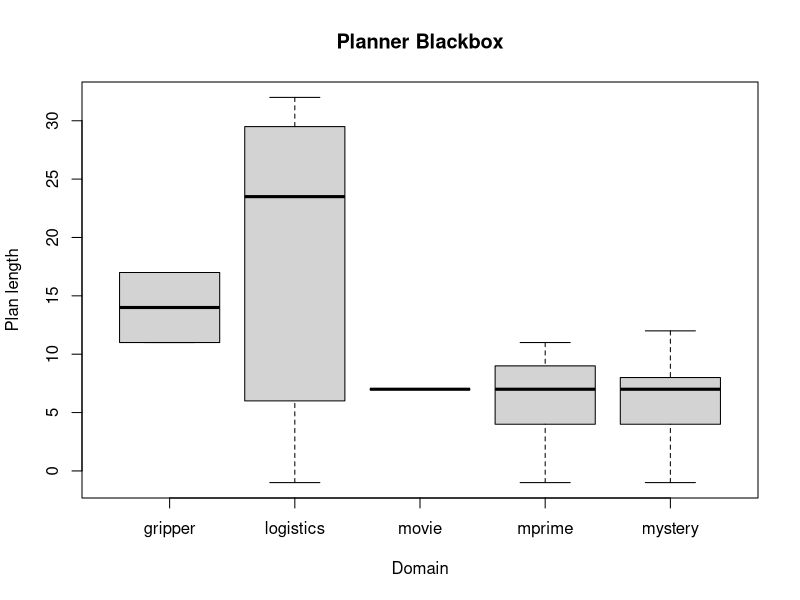
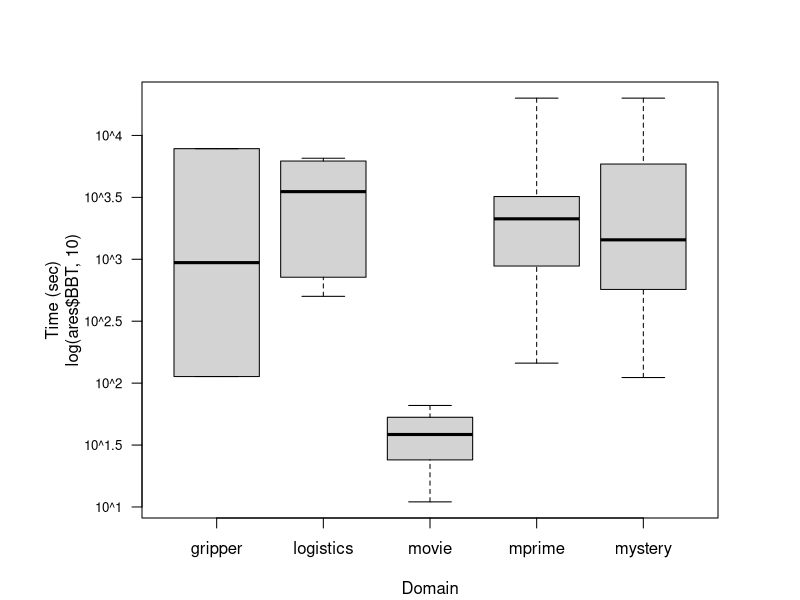
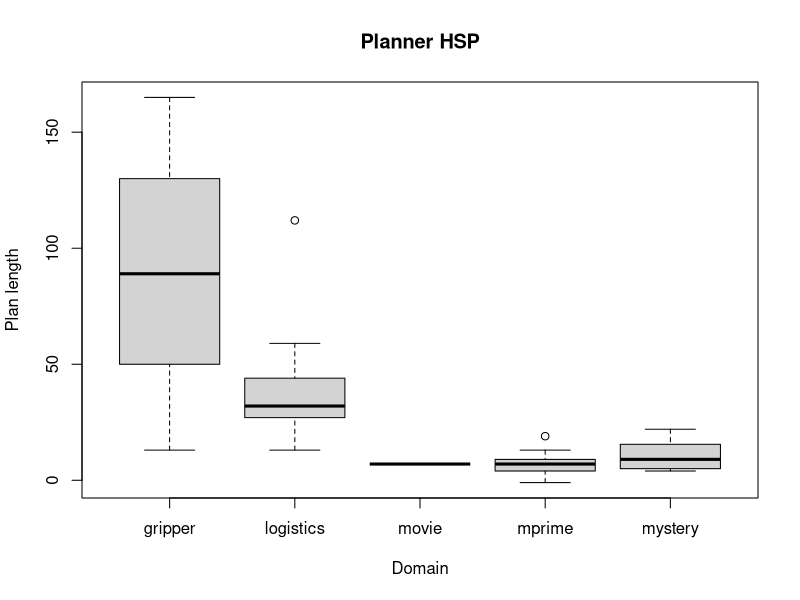
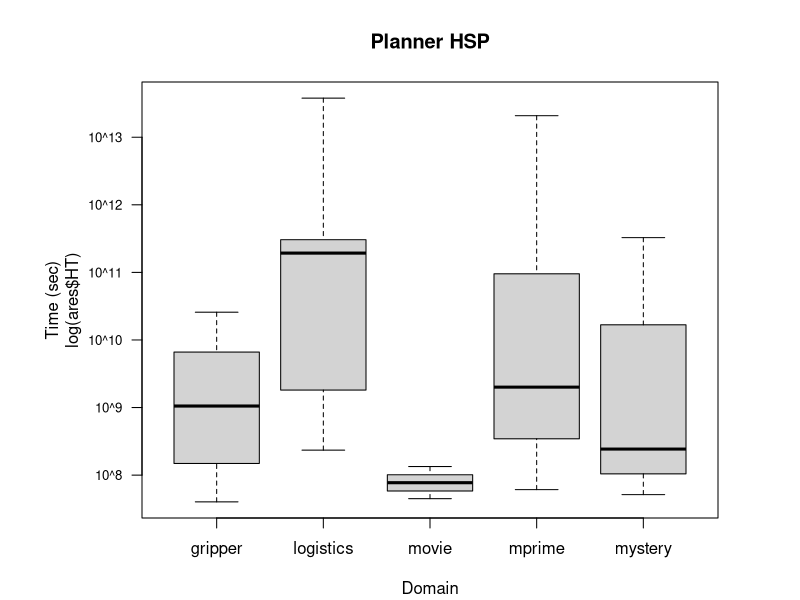
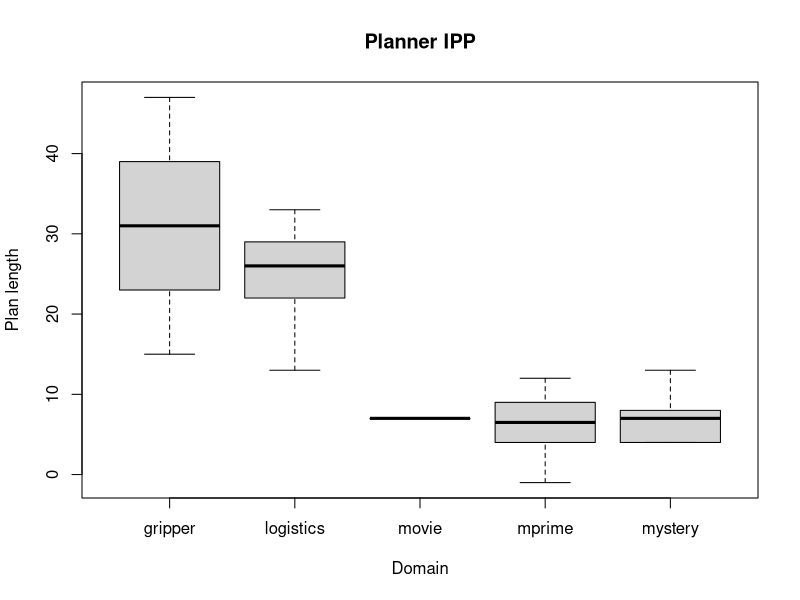
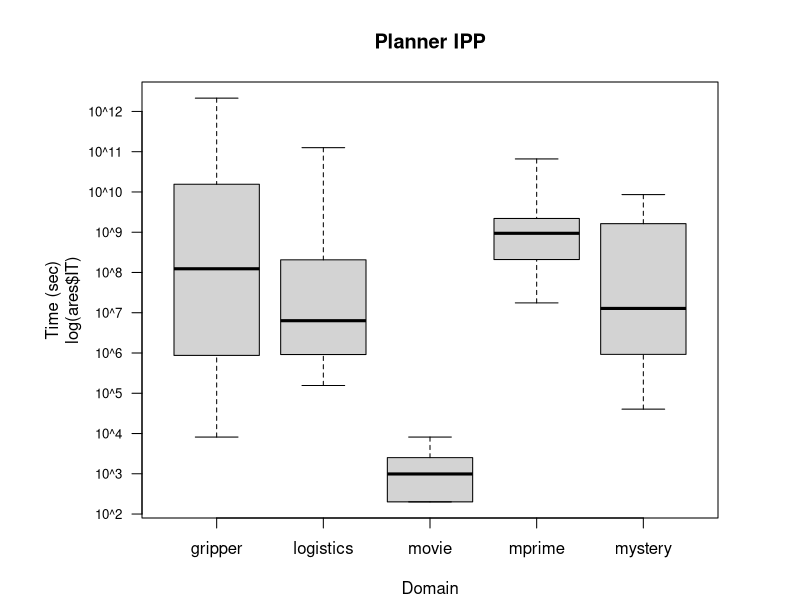
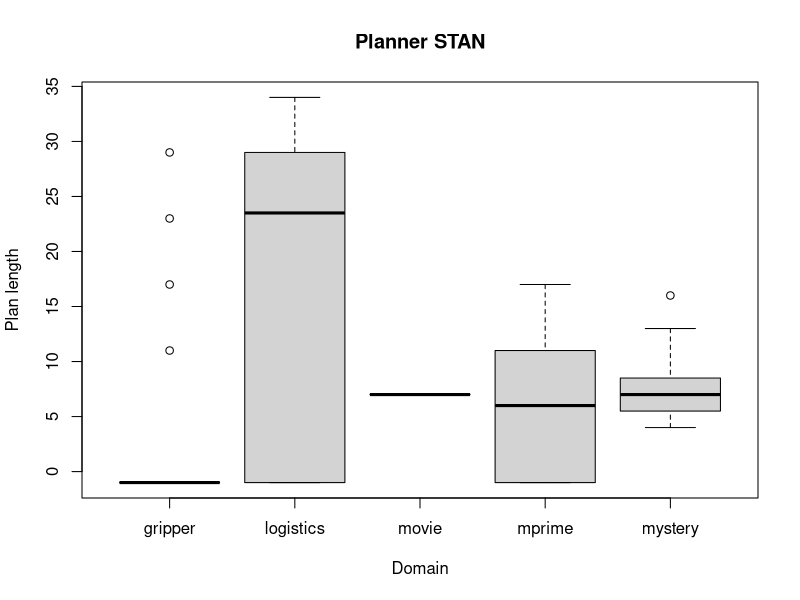
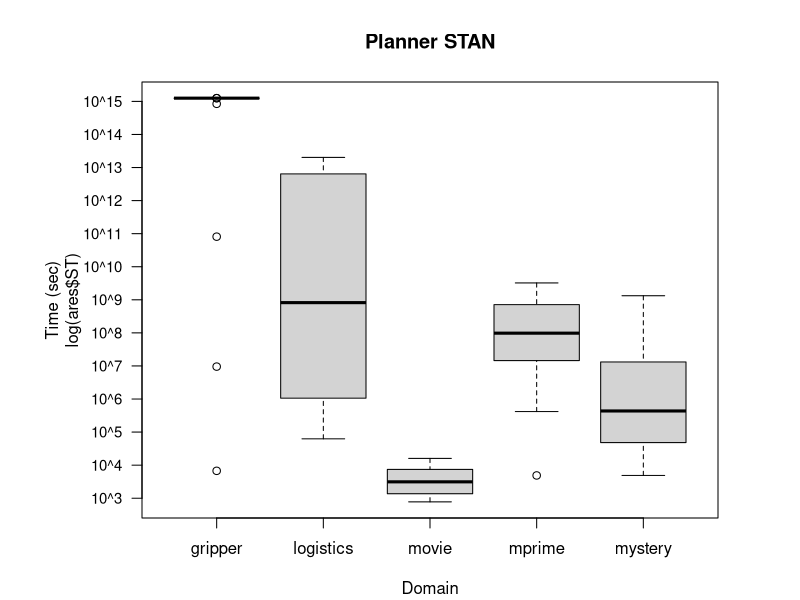

The R source for these figures, in order: (Note: this script raises an error after producing the figures.)
apres=read.csv('compres.csv', header=FALSE)
bbres=read.csv('result98.csv', header=FALSE)
apres$V5=NULL
bbres$V9=NULL
colnames(apres)=c('PN','Planner','Time','PL')
colnames(bbres)=c('PN','FN','ADD','Competition', 'D','E','PL','GE')
apBres=cbind.data.frame(PN=apres[apres$Planner=='BLACKBOX',]$PN,BBT=apres[apres$Planner=='BLACKBOX',]$Time,BBPL=apres[apres$Planner=='BLACKBOX',]$PL)
apHres=cbind.data.frame(PN=apres[apres$Planner=='HSP',]$PN,HT=apres[apres$Planner=='HSP',]$Time,HPL=apres[apres$Planner=='HSP',]$PL)
apIres=cbind.data.frame(PN=apres[apres$Planner=='IPP',]$PN,IT=apres[apres$Planner=='IPP',]$Time,IPL=apres[apres$Planner=='IPP',]$PL)
apSres=cbind.data.frame(PN=apres[apres$Planner=='STAN',]$PN,ST=apres[apres$Planner=='STAN',]$Time,SPL=apres[apres$Planner=='STAN',]$PL)
ares=bbres
ares=merge(ares,apBres, by='PN', all.x=TRUE )
ares=merge(ares,apHres, by='PN', all.x=TRUE )
ares=merge(ares,apIres, by='PN', all.x=TRUE )
ares=merge(ares,apSres, by='PN', all.x=TRUE )
ares[ares==NA]=0
write.csv(ares, "ares.csv")
png(paste("bxplt_BB_Domain_length.png",sep=""),width=620, height=480)
boxplot(ares$BBPL~ares$D, main="Planner Blackbox", xlab="Domain", ylab="Plan length")
graphics.off()
png(paste("bxplt_BB_Domain_Time.png",sep=""),width=620, height=480)
par(mar=c(4.1, 7.1, 4.1, 4.1), xpd=TRUE)
boxplot(log(ares$BBT,10)~ares$D, yaxt="n", xlab="Domain")
axis(side=2, labels=paste("10^",seq(1,4,0.5),sep=""),cex.axis=0.8, at=seq(1,4,0.5), las=2)
mtext("Time (sec)", side=2, line=4)
graphics.off()

png(paste("bxplt_HSP_Domain_length.png",sep=""),width=620, height=480)
boxplot(ares$HPL~ares$D, main="Planner HSP", xlab="Domain", ylab="Plan length")
graphics.off()
png(paste("bxplt_HSP_Domain_Time.png",sep=""),width=620, height=480)
par(mar=c(4.1, 7.1, 4.1, 4.1), xpd=TRUE)
boxplot(log(ares$HT)~ares$D, main="Planner HSP", yaxt="n", xlab="Domain")
axis(side=2, labels=paste("10^",seq(8,13,1),sep=""),cex.axis=0.8, at=seq(8,13,1), las=2)
mtext("Time (sec)", side=2, line=4)
graphics.off()

png(paste("bxplt_IPP_Domain_length.png",sep=""),width=620, height=480)
boxplot(ares$IPL~ares$D, main="Planner IPP", xlab="Domain", ylab="Plan length")
graphics.off()
png(paste("bxplt_IPP_Domain_Time.png",sep=""),width=620, height=480)
par(mar=c(4.1, 7.1, 4.1, 4.1), xpd=TRUE)
boxplot(log(ares$IT)~ares$D, main="Planner IPP", yaxt="n", xlab="Domain")
axis(side=2, labels=paste("10^",seq(2,12,1),sep=""),cex.axis=0.8, at=seq(2,12,1), las=2)
mtext("Time (sec)", side=2, line=4)
graphics.off()

png(paste("bxplt_STAN_Domain_length.png",sep=""),width=620, height=480)
boxplot(ares$SPL~ares$D, main="Planner STAN", xlab="Domain", ylab="Plan length")
graphics.off()
png(paste("bxplt_STAN_Domain_Time.png",sep=""),width=620, height=480)
par(mar=c(4.1, 7.1, 4.1, 4.1), xpd=TRUE)
boxplot(log(ares$ST)~ares$D, main="Planner STAN", yaxt="n", xlab="Domain")
axis(side=2, labels=paste("10^",seq(3,15,1),sep=""), cex.axis=0.9, at=seq(3,15,1), las=2)
mtext("Time (sec)", side=2, line=4)
graphics.off()

aptres=apres
aptres=merge(aptres, bbres, by='PN')
pl=levels(aptres$Planner)
dl=levels(aptres$D)
boxplot(log(aptres$Time,10)~ aptres$D)

png(paste("bxplt_ALL_Domain_Time.png",sep=""),width=620, height=480)
par(mar=c(4.1, 6.1, 4.1, 4.1), xpd=TRUE)
boxplot(log(aptres$Time,10)~ aptres$D, main="Planners Time", yaxt="n", xlab="Domain")
axis(side=2, labels=paste("10^",seq(1,6,1),sep=""), cex.axis=0.9, at=seq(1,6,1), las=2)
mtext("Time (sec)", side=2, line=4)
graphics.off()

png(paste("bxplt_All_Domain_GPlanner_Time.png",sep=""),width=620, height=480)
lgv=log(aptres$Time,10)
par(mar=c(4.1, 6.1, 4.1, 10.1), xpd=TRUE)
#boxplot(log(aptres$Time,10)~aptres$D+aptres$Planner, las=2, col=rainbow(6))
boxplot(log(aptres$Time,10)~aptres$D+aptres$Planner, las=2, col=rainbow(length(dl)), xaxt="n", yaxt="n")

axis(side=2, labels=paste("10^",seq(min(lgv),max(lgv),1),sep=""), cex.axis=0.9, at=seq(min(lgv),max(lgv),1), las=2)
axis(side=1, labels=sort(pl), cex.axis=0.9, at=seq(4,22,6))
abline(v=7,xpd=FALSE)
abline(v=13,xpd=FALSE)
abline(v=19,xpd=FALSE)
legend(length(levels(aptres$D))*length(levels(aptres$Planner))+2, max(log(aptres$Time,10)), dl, cex = 0.8,fill=rainbow(length(dl)) )
graphics.off()


#boxplot(aptres$PL.x~ aptres$D)
png(paste("bxplt_ALL_Domain_length.png",sep=""),width=620, height=480)
boxplot(aptres$PL.x~ aptres$D, main="All planners lenght", ylab="Plan length", xlab="Domain")
graphics.off()

#boxplot(aptres$PL.x~ aptres$D+aptres$Planner, las=2)
png(paste("bxplt_All_Domain_GPlanner_lenght.png",sep=""),width=620, height=480)
par(mar=c(4.1, 6.1, 4.1, 10.1), xpd=TRUE)
boxplot(aptres$PL.x~ aptres$D+aptres$Planner, las=2, col=rainbow(length(dl)), xaxt="n", ylab="Plan length")

axis(side=1, labels=sort(pl), cex.axis=0.9, at=seq(4,22,6))
abline(v=7,xpd=FALSE)
abline(v=13,xpd=FALSE)
abline(v=19,xpd=FALSE)
legend(length(levels(aptres$D))*length(levels(aptres$Planner))+2, max(aptres$PL.x), dl, cex = 0.8,fill=rainbow(length(dl)) )
graphics.off()


#boxplot(aptres$PL.x~ aptres$Planner+aptres$D, las=2)
png(paste("bxplt_All_GDomain_Planner_lenght.png",sep=""),width=620, height=480)
par(mar=c(4.1, 6.1, 4.1, 10.1), xpd=TRUE)
boxplot(aptres$PL.x~ aptres$Planner+aptres$D, las=2, col=rainbow(length(pl)), xaxt="n", ylab="Plan length")

axis(side=1, labels=sort(dl), cex.axis=0.9, at=seq(2,24,length(pl)))
abline(v=4.5,xpd=FALSE)
abline(v=8.5,xpd=FALSE)
abline(v=12.5,xpd=FALSE)
abline(v=16.5,xpd=FALSE)
abline(v=20.5,xpd=FALSE)
legend(length(levels(aptres$D))*length(levels(aptres$Planner))+2, max(aptres$PL.x), pl, cex = 0.8,fill=rainbow(length(pl)) )
graphics.off()

png(paste("bxplt_All_GDomain_Planner_Time.png",sep=""),width=620, height=480)
par(mar=c(4.1, 6.1, 4.1, 10.1), xpd=TRUE)
boxplot(log(aptres$Time,10)~aptres$Planner+aptres$D, las=2, col=rainbow(length(pl)), xaxt="n", ylab="Time (Sec)")

axis(side=1, labels=sort(dl), cex.axis=0.9, at=seq(3,25,length(pl)))
abline(v=4.5,xpd=FALSE)
abline(v=8.5,xpd=FALSE)
abline(v=12.5,xpd=FALSE)
abline(v=16.5,xpd=FALSE)
abline(v=20.5,xpd=FALSE)
legend(length(levels(aptres$D))*length(levels(aptres$Planner))+2, max(log(aptres$Time,10)), pl, cex = 0.8,fill=rainbow(length(pl)) )

graphics.off()

#agregar descripcion de escala logaritmica, abline para separar grupos, acomodar colores de agrupar, nombres alos ejes
#crear grafica con ejes (PL,T) donde los planners son colores y el dominio la figura

#cbind.data.frame(aptres$Time, aptres$PL.y, aptres$PL.x, aptres$D, aptres$Planner)



png(paste("bxplt_All_Time_length.png",sep=""),width=960, height=720)
par(mar=c(4.1, 6.1, 4.1, 10.1), xpd=TRUE)
plot(x=1,y=1, yaxt="n", type="n",ylim=c(1,8), xlim=c(1,200), xlab="Plan length", ylab="Time (sec)" )
axis(side=2, labels=paste("10^",seq(1,8,1),sep=""), cex.axis=0.9, at=seq(1,8,1), las=2)
colores=c("orange","black","red","blue","green", "brown")
i=1
for( lvl in levels(ares$D)){
    points(x=ares[ares$D==lvl,]$BBPL, y=log(ares[ares$D==lvl,]$BBT,10),col=colores[i],pch=16, cex=1)
    points(x=ares[ares$D==lvl,]$HPL, y=log(ares[ares$D==lvl,]$HT,10),col=colores[i],pch=17, cex=1)
    points(x=ares[ares$D==lvl,]$IPL, y=log(ares[ares$D==lvl,]$IT,10),col=colores[i],pch=18, cex=1)
    points(x=ares[ares$D==lvl,]$SPL, y=log(ares[ares$D==lvl,]$ST,10),col=colores[i],pch=15, cex=1)
    i=i+1
}

legend(215, 8, pl, cex = 1.2,pch=c(16,17,18,15) )

legend(215, 5, levels(ares$D), cex = 1.2,pch=c(16), col=colores )
graphics.off()


png(paste("bxplt_BB_Time_length.png",sep=""),width=960, height=720)
par(mar=c(4.1, 6.1, 4.1, 10.1), xpd=TRUE)
plot(x=1,y=1, yaxt="n", type="n",ylim=c(1,8), xlim=c(1,200), xlab="Plan length", ylab="Time (sec)" )
axis(side=2, labels=paste("10^",seq(1,8,1),sep=""), cex.axis=0.9, at=seq(1,8,1), las=2)
colores=c("orange","black","red","blue","green", "brown")
i=1
for( lvl in levels(ares$D)){
    points(x=ares[ares$D==lvl,]$BBPL, y=log(ares[ares$D==lvl,]$BBT,10),col=colores[i],pch=16, cex=1)
    i=i+1
}

legend(215, 5, levels(ares$D), cex = 1.2,pch=c(16), col=colores )
graphics.off()


png(paste("bxplt_HSP_Time_length.png",sep=""),width=960, height=720)
par(mar=c(4.1, 6.1, 4.1, 10.1), xpd=TRUE)
plot(x=1,y=1, yaxt="n", type="n",ylim=c(1,8), xlim=c(1,200), xlab="Plan length", ylab="Time (sec)" )
axis(side=2, labels=paste("10^",seq(1,8,1),sep=""), cex.axis=0.9, at=seq(1,8,1), las=2)
colores=c("orange","black","red","blue","green", "brown")
i=1
for( lvl in levels(ares$D)){
    points(x=ares[ares$D==lvl,]$HPL, y=log(ares[ares$D==lvl,]$HT,10),col=colores[i],pch=17, cex=1)
    i=i+1
}

legend(215, 5, levels(ares$D), cex = 1.2,pch=c(16), col=colores )
graphics.off()


png(paste("bxplt_ISP_Time_length.png",sep=""),width=960, height=720)
par(mar=c(4.1, 6.1, 4.1, 10.1), xpd=TRUE)
plot(x=1,y=1, yaxt="n", type="n",ylim=c(1,8), xlim=c(1,200), xlab="Plan length", ylab="Time (sec)" )
axis(side=2, labels=paste("10^",seq(1,8,1),sep=""), cex.axis=0.9, at=seq(1,8,1), las=2)
colores=c("orange","black","red","blue","green", "brown")
i=1
for( lvl in levels(ares$D)){
    points(x=ares[ares$D==lvl,]$IPL, y=log(ares[ares$D==lvl,]$IT,10),col=colores[i],pch=18, cex=1)
    i=i+1
}
legend(215, 5, levels(ares$D), cex = 1.2,pch=c(16), col=colores )
graphics.off()


png(paste("bxplt_STAN_Time_length.png",sep=""),width=960, height=720)
par(mar=c(4.1, 6.1, 4.1, 10.1), xpd=TRUE)
plot(x=1,y=1, yaxt="n", type="n",ylim=c(1,8), xlim=c(1,200), xlab="Plan length", ylab="Time (sec)" )
axis(side=2, labels=paste("10^",seq(1,8,1),sep=""), cex.axis=0.9, at=seq(1,8,1), las=2)
colores=c("orange","black","red","blue","green", "brown")
i=1
for( lvl in levels(ares$D)){
    points(x=ares[ares$D==lvl,]$SPL, y=log(ares[ares$D==lvl,]$ST,10),col=colores[i],pch=15, cex=1)
    i=i+1
}
legend(215, 5, levels(ares$D), cex = 1.2,pch=c(16), col=colores )
graphics.off()
